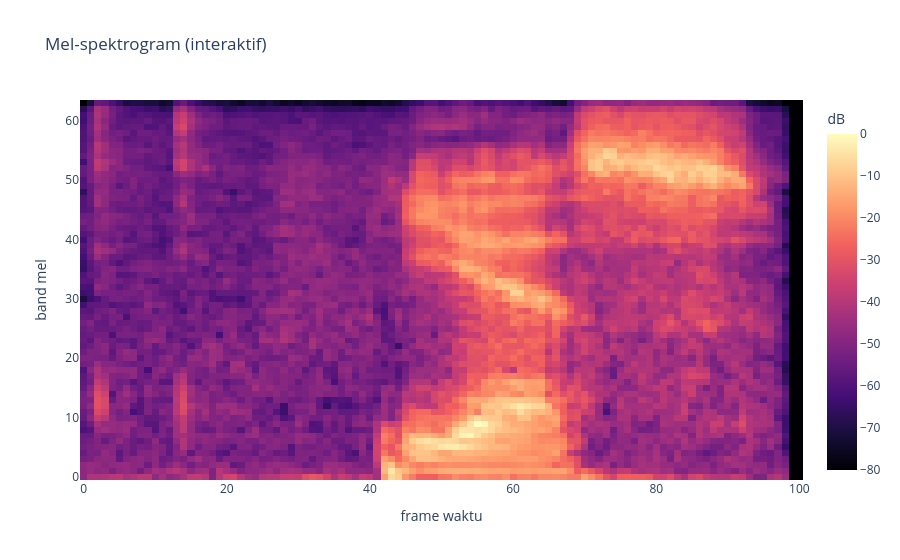

The notebook cell this image was saved under:
### Markdown cell above
## 9. Mel-spektrogram interaktif (plotly)
**Kapan dipakai:** memeriksa detail waktu/frekuensi saat analisis atau demo.
**Cara baca:** arahkan kursor untuk melihat waktu, frekuensi mel, dan dB. Seret untuk zoom.

### Code cell
fig = px.imshow(mel_db, origin="lower", aspect="auto", color_continuous_scale="Magma",
                labels={"x": "frame waktu", "y": "band mel", "color": "dB"},
                title="Mel-spektrogram (interaktif)")
fig.write_html("audio_mel_interaktif.html", include_plotlyjs=True)
fig.show()

### Figure 1 — Plotly figure (JSON) as saved in the notebook; plotly's stock layout.template omitted (floating-point values rounded to 4 significant figures; data arrays with more than 128 entries replaced by an {"elided": "..."} marker saying what was removed)
{"data": [{"coloraxis": "coloraxis", "hovertemplate": "frame waktu: %{x}<br>band mel: %{y}<br>dB: %{z}<extra></extra>", "name": "0", "type": "heatmap", "xaxis": "x", "yaxis": "y", "z": {"elided": "64x101 float values"}}], "layout": {"coloraxis": {"autocolorscale": false, "colorbar": {"title": {"text": "dB"}}, "colorscale": [[0.0, "#000004"], [0.1111, "#180f3d"], [0.2222, "#440f76"], [0.3333, "#721f81"], [0.4444, "#9e2f7f"], [0.5556, "#cd4071"], [0.6667, "#f1605d"], [0.7778, "#fd9668"], [0.8889, "#feca8d"], [1.0, "#fcfdbf"]]}, "title": {"text": "Mel-spektrogram (interaktif)"}, "xaxis": {"anchor": "y", "domain": [0.0, 1.0], "title": {"text": "frame waktu"}}, "yaxis": {"anchor": "x", "autorange": true, "domain": [0.0, 1.0], "title": {"text": "band mel"}}}}
